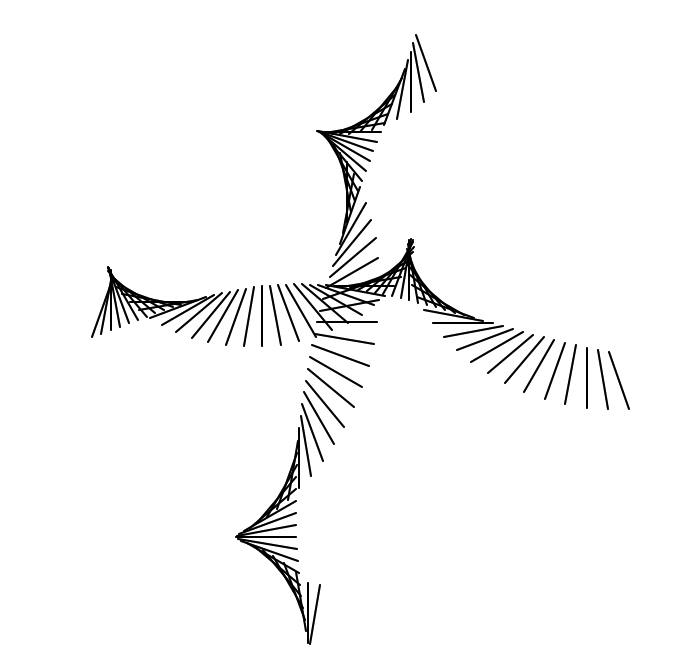

Here is the Python script that generated this plot:
import os
import turtle
import random
import math
import PIL
from PIL import ImageGrab
from PIL import Image

this_dir = os.getcwd()
bounds = (366, 140, 1060, 800)

def run():
	leo = turtle.Turtle()
	leo.width(2)

	radians = (random.randint(0, 10)/100.0) * math.pi * 2
	velocity = random.randint(1, 8)/100.0

	leo.hideturtle()
	leo.penup()
	for i in range(-300, 300, 10):
		radians += velocity		
		x = i + math.cos(radians) * 35
		y = (i/20) + math.sin(radians) * 55
		leo.setheading(i)
		leo.forward(60)
		leo.penup()
		leo.goto(x, y)
		leo.pendown()	

	leo.penup()
	x0 = (-300/20) + math.sin(radians) * 55
	y0 = -280 + math.cos(radians) * 35
	leo.goto(x0, y0)
	leo.pendown()

	for i in range(-280, 300, 10):
		radians += velocity		
		x = (i/20) + math.sin(radians) * 55
		y = i + math.cos(radians) * 35
		leo.setheading(i)
		leo.forward(60)
		leo.penup()
		leo.goto(x, y)
		leo.pendown()


	img = ImageGrab.grab(bbox=bounds)
	img.save(this_dir + '/tartle14/tart.png', quality=95)

